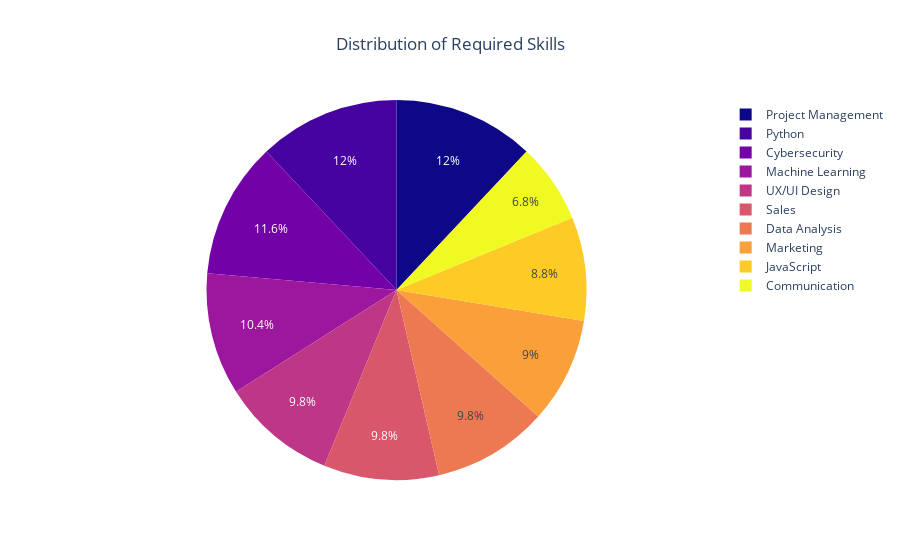

Notebook cell for this chart:
### Code cell
value_counts.columns = ['Required_Skills', 'Count']
fig = px.pie(
    value_counts,
    names='Required_Skills',
    values='Count',
    title='Distribution of Required Skills',
    color_discrete_sequence=px.colors.sequential.Plasma 
)
fig.update_layout(
    title_x=0.5 
)
fig.show()

### Figure 1 — Plotly figure (JSON) as saved in the notebook; plotly's stock layout.template omitted (floating-point values rounded to 4 significant figures)
{"data": [{"domain": {"x": [0, 1], "y": [0, 1]}, "hovertemplate": "Required_Skills=%{label}<br>Count=%{value}<extra></extra>", "labels": ["Project Management", "Python", "Cybersecurity", "Machine Learning", "UX/UI Design", "Sales", "Data Analysis", "Marketing", "JavaScript", "Communication"], "legendgroup": "", "name": "", "showlegend": true, "type": "pie", "values": [60, 60, 58, 52, 49, 49, 49, 45, 44, 34]}], "layout": {"autosize": true, "legend": {"tracegroupgap": 0}, "piecolorway": ["#0d0887", "#46039f", "#7201a8", "#9c179e", "#bd3786", "#d8576b", "#ed7953", "#fb9f3a", "#fdca26", "#f0f921"], "title": {"text": "Distribution of Required Skills", "x": 0.5}}}
